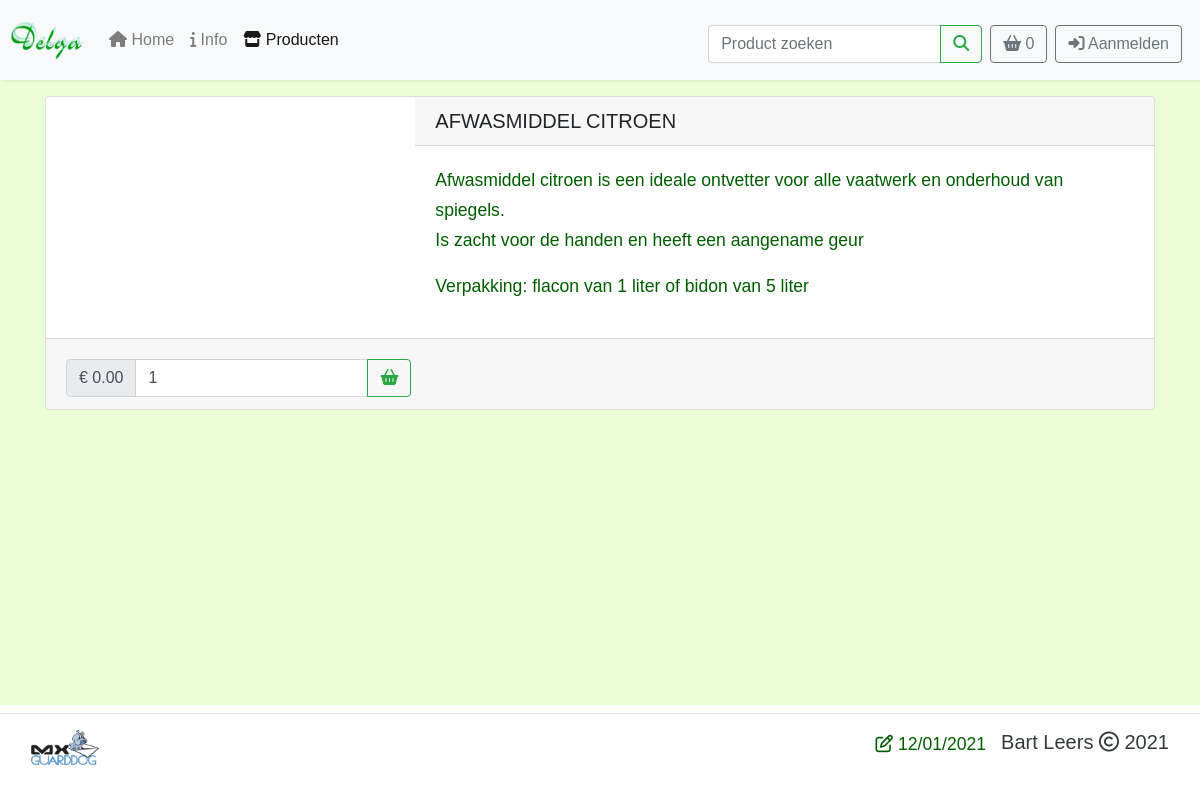
The page /product.php?&product_id=67 on the database as committed earlier.
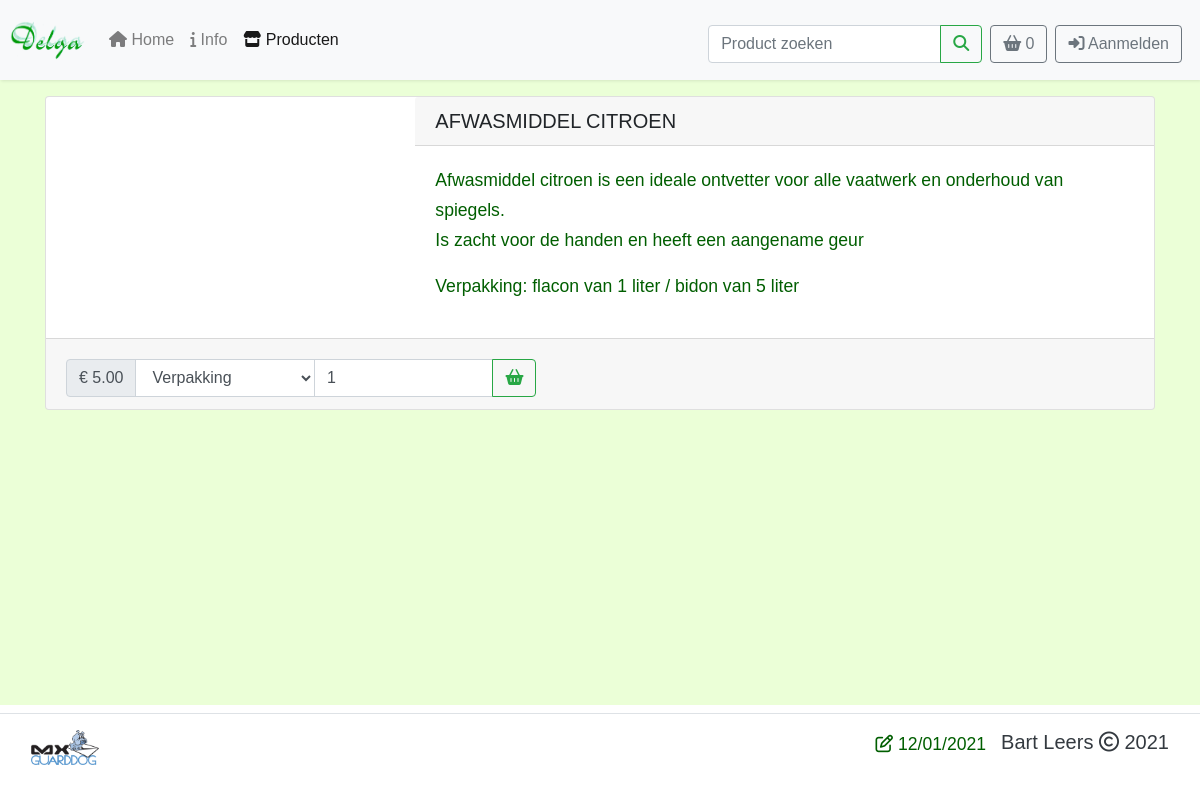
The same page on the database as committed later.
### tables this page shows
CREATE TABLE `producten` (
                             `product_id` int(4) UNSIGNED NOT NULL,
                             `categorie_id` int(2) UNSIGNED NOT NULL,
                             `product_naam` varchar(60) NOT NULL,
                             `product_foto` varchar(60) DEFAULT NULL,
                             `product_info` varchar(600) NOT NULL,
                             `omschrijving` varchar(300) NOT NULL,
                             `verpakking` varchar(60) NOT NULL,
                             `waarschuwing` varchar(400) DEFAULT NULL,
                             `eenheidsprijs` decimal(7,2) NOT NULL,
                             `btw` tinyint(2) NOT NULL
);

### product.php (the view, shortened to what this page needs)
<?php
$error = '';
$pdo_function = pdo_connect_mysql();
if (isset($_GET['product_id'])) {
    $stmt = $pdo_function->prepare('SELECT * FROM producten WHERE product_id = ?');
    $stmt->execute([$_GET['product_id']]);
    $product = $stmt->fetch(PDO::FETCH_ASSOC);
    $stmt = $pdo_function->prepare('SELECT optie_titel, GROUP_CONCAT(optie_naam) AS opties, GROUP_CONCAT(eenheidsprijs) AS optie_eenheidsprijs FROM product_opties WHERE product_id = ? GROUP BY optie_titel');
    $stmt->execute([$_GET['product_id']]);
    $product_opties = $stmt->fetchAll(PDO::FETCH_ASSOC);
} else {
    $error = 'Product bestaat niet!';
}
?>
<!DOCTYPE html>
<html class="h-100" lang="nl">
<head>
    <link href="css/bootstrap.css" rel="stylesheet" type="text/css">
    <link href="css/delga.css" rel="stylesheet">
</head>
<body class="d-flex flex-column h-100">
<header>
    <?php include('includes/header.php'); ?>
</header>
<main class="flex-shrink-0" role="main">
    <div class="container">
        <?php if ($error): ?>
            <p class="content-wrapper error"><?= $error ?></p>
        <?php else: ?>
            <div class="row" id="content-wrapper">
                <div class="col-md">
                    <div class="card md-12">
                        <div class="row no-gutters g-0">
                            <div class="col-md-4">
                            </div>
                            <div class="col-md-8">
                                <h5 class="card-header text-uppercase"> <?= $product['product_naam'] ?></h5>
                                <div class="card-body">
                                    <p class="card-text"><?= $product['product_info'] ?></p>
                                    <?php if (!empty($product['verpakking'])): ?>
                                        <p class="card-text">Verpakking: <?= $product['verpakking'] ?></p>
                                    <?php endif; ?>
                                </div>
                            </div>
                        </div>
                        <div class="card-footer">
                            <form class="form-inline mt-2 mt-sm-2" id="product-form" action="winkelmand.php"
                                  method="post">
                                <div class="input-group mr-2">
                                    <div class="input-group-prepend">
                                    <span class="input-group-text eenheidsprijs" id="winkelmand">
                                      €&nbsp;<?= number_format($product['eenheidsprijs'], 2) ?>
                                    </span>
                                    </div>
                                    <?php foreach ($product_opties as $optie): ?>
                                        <select class="form-control" aria-label="optie"
                                                name="optie-<?= $optie['optie_titel'] ?>" required>
                                            <option value="" selected disabled
                                                    style="display:none"><?= $optie['optie_titel'] ?></option>
                                        </select>
                                    <?php endforeach; ?>
                                    <input type="number" class="form-control" name="aantal" id="aantal"
                                           aria-describedby="winkelmand" aria-label="Aantal" value="1" min="1"
                                           placeholder="Aantal" required>
                                    <div class="input-group-append">
                                        <button class="btn btn-outline-success" type="submit"><i
                                                    class="fas fa-shopping-basket"></i></button>
                                    </div>
                                </div>
                            </form>
                        </div>
                    </div>
                </div>
            </div>
        <?php endif; ?>
        <div class="row"><br></div>
    </div>
</main>
<?php include('includes/footer.php'); ?>
</body>
</html>

Rows that differ between the two databases and show on the page:
changed producten "AFWASMIDDEL CITROEN": verpakking "flacon van 1 liter of bidon van 5 liter" → "flacon van 1 liter / bidon van 5 liter"; eenheidsprijs "0.00" → "5.00"
Other text that changed with them:
new list line: "Verpakking"
